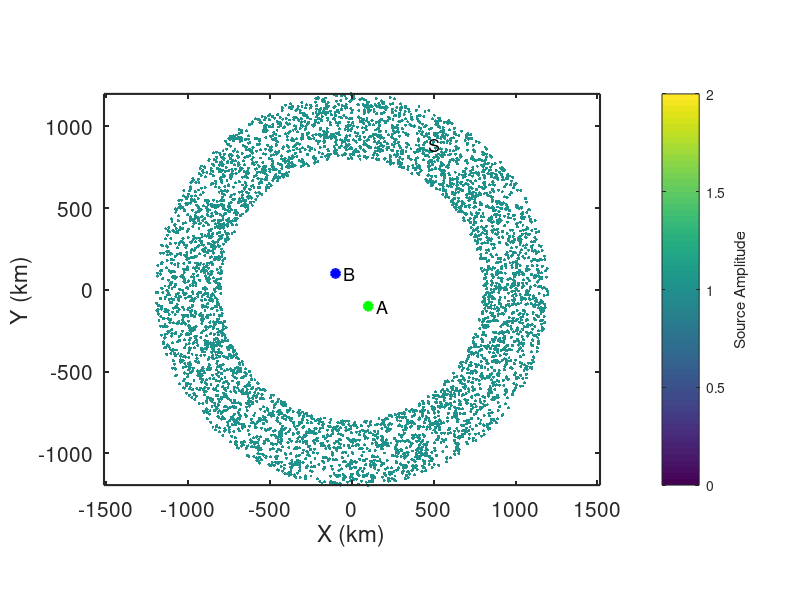

Write the MATLAB code that produced this figure. (Note: this script raises an error after producing the figure.)
% Simulate ambient noise within a homogeneous, isotropic, acoustic half-space 
% for random sources that form a finite-width donut.
%
% jbrussell - 7/2023

clear; close all;

addpath('../functions/');

dx = 10; % km
x = [-1000:dx:1000]; % km
y = [-1000:dx:1000]; % km
dt = 1; % sec
Ndays = 10;
t = [0:dt:60*60]; % [sec] daily time axis

% Location of virtual source (A)
x_Asrc = 100; % km
y_Asrc = -100; % km

% Location of receiver (B)
x_Brec = -100; % km
y_Brec = 100; % km

% Location of "source" ring (S)
N_sources = 5000; % Number of sources
N_excite = 1; % number of times to randomly excite each Source each hour
dr_S = 200; % [km] width of annulus, S
r_S = 1000 + (dr_S*2*rand(N_sources,1)' - dr_S); %1000; % [km] radius of source ring
% dtheta = 0.1;
theta_S = 360*rand(N_sources,1)'; %[0:dtheta:360-dtheta];
% r_S(theta_S>90 & theta_S<180) = []; % remove sector of sources
% theta_S(theta_S>90 & theta_S<180) = []; % remove sector of sources
x_S = r_S.*sind(theta_S);
y_S = r_S.*cosd(theta_S);
amp_S = ones(size(x_S)); % amplitude of sources

% Medium properties
vel = 3.5; % [km/s] velocity of medium

% Define source type
source_type = 'ricker'; % 'ricker' | 'microseism' | 'lossy_membrane'
% RICKER (impulsive source)
f_cent = 1/8; % 1/100; % [1/s] dominant frequency of Ricker wavelet
% MICROSEISM (continuous source)
fmin = 1/10; % minimum frequency to sum over
fmax = 1/3; % maximum frequency to sum over
% LOSSY MEMBRANE (attenuating membrane)
fmin;
fmax;
alpha = 1e-3; % [1/km] attenuation coefficient


figure(98); clf;
box on; hold on;
plot(x_Asrc,y_Asrc,'og','linewidth',2,'MarkerFaceColor','g');
text(x_Asrc+50,y_Asrc,'A','fontsize',13);
plot(x_Brec,y_Brec,'ob','linewidth',2,'MarkerFaceColor','b');
text(x_Brec+50,y_Brec,'B','fontsize',13);
scatter(x_S,y_S,amp_S*5,amp_S,'o','filled');
text(x_S(1),y_S(1)+75,'S','fontsize',13);
axis square; axis equal;
set(gca,'fontsize',15,'linewidth',1.5,'layer','top');
xlabel('X (km)');
ylabel('Y (km)');
cb = colorbar;
ylabel(cb,'Source Amplitude');
colormap(viridis);

%% Generate wavefield at ring of sources S

% Build frequency and time axes
Nt = length(t);
Fs = 1./dt;
f = Fs*(0:(Nt/2))/Nt;
time = ([0:Nt-1]-floor(Nt/2))*dt;  % build lagtime vector for plotting
time = [time(time<0), time(time>=0)];

% Expected time between A and B
R_A_B = sqrt((x_Asrc-x_Brec).^2 + (y_Asrc-y_Brec).^2); % [km] distance from A to B
t_A_B = R_A_B ./ vel;

% Theoretical prediction of ccf from Goran's class notes
ccf_pre = real(1 ./ sqrt(t_A_B.^2 - time.^2));
A = 1;
J0_pre = besselj(0,2*pi*f*t_A_B) * A;

cohsum = zeros(size(t));
ccf_auto = zeros(size(t));
ihrs_total = 0;
ccf_all = {};
cohsum_all = {};
ccf_misfit = [];
for iday = 1:Ndays
    for ihr = 1 : (24/(max(t)/60/60))
        % Generate wavefields at A and B due to random noise at all Si
        Si_A = zeros(size(t));
        Si_B = zeros(size(t));
        for isrc = 1:length(x_S)
            R_Si_A = sqrt((x_Asrc-x_S(isrc)).^2 + (y_Asrc-y_S(isrc)).^2); % [km] distance from Si to A
            R_Si_B = sqrt((x_Brec-x_S(isrc)).^2 + (y_Brec-y_S(isrc)).^2); % [km] distance from Si to B

            % Loop through and generate sources, Si
            for ii = 1:N_excite
                if strcmp(source_type,'ricker')
                    % Ricker wavelet
                    % Generate random wavelet start times
                    tshift = max(t) .* rand(1,1);
                    Si_A = Si_A + amp_S(isrc) .* ricker_wavelet(t-tshift,R_Si_A(isrc),vel,f_cent);
                    Si_B = Si_B + amp_S(isrc) .* ricker_wavelet(t-tshift,R_Si_B(isrc),vel,f_cent);
                elseif strcmp(source_type,'microseism')
                    % Continuous microseism source
                    freq = f(f>=fmin & f<=fmax);
                    phi_rand = (2*pi)*rand(1,length(freq)); % random phase between [0,2*pi]
                    Si_A = Si_A + amp_S(isrc) .* microseism_source(t,R_Si_A(isrc),vel,freq,phi_rand);
                    Si_B = Si_B + amp_S(isrc) .* microseism_source(t,R_Si_B(isrc),vel,freq,phi_rand);
                elseif strcmp(source_type,'lossy_membrane')
                    % 2-D Lossy Membrane response of Magrini & Boschi (2021)
                    phi_rand = (2*pi)*rand(1,1); % random phase between [0,2*pi]
                    Si_A = Si_A + amp_S(isrc) .* lossy_membrane(t,f,R_Si_A(isrc),vel,alpha,phi_rand);
                    Si_B = Si_B + amp_S(isrc) .* lossy_membrane(t,f,R_Si_B(isrc),vel,alpha,phi_rand);
                else
                    error('Source type must be ''ricker'' | ''microseism'' | ''lossy_membrane''');
                end
            end
        end
        
        % Taper waveform
        Si_A = cos_taper(Si_A);
        Si_B = cos_taper(Si_B);

        % Calculate power spectra
        fftA = fft(Si_A);
        % fftA = spectrumwhiten_smooth(fftA,0.001);
%         P_A = abs(fftA/Nt);
%         P_A = P_A(1:Nt/2+1);
%         P_A(2:end-1) = 2*P_A(2:end-1);
        fftB = fft(Si_B);
        % fftB = spectrumwhiten_smooth(fftB,0.001);
%         P_B = abs(fftB/Nt);
%         P_B = P_B(1:Nt/2+1);
%         P_B(2:end-1) = 2*P_B(2:end-1);

        % Calculate cross-correlation (A --> B Causal; B --> A Acausal)
        cohsum = cohsum + fftB.*conj(fftA) ./ abs(fftB) ./ abs(fftA);
        ccf = real(ifft(cohsum,Nt)); % inverse FFT to get time domain
        ccf = fftshift(ccf); % rearrange values as [-lag lag]
        ccf = detrend(ccf);
        ccf = cos_taper(ccf);
        
        % Auto-correlation
%         ccf_auto = ccf_auto + xcorr(Si_A,Si_A,floor(length(t)/2));
        
        ihrs_total = ihrs_total + 1;
        ccf_all{ihrs_total} = ccf;
        cohsum_all{ihrs_total} = cohsum;
        ccf_misfit(ihrs_total) = sum((ccf_all{ihrs_total} ./ max(ccf_all{ihrs_total}) - ccf_pre ./ max(ccf_pre)).^2) / length(ccf_pre);
        
        if 1 && mod(ihrs_total,12)==0
            figure(99); clf;
            set(gcf,'position',[2         206        1730         814]);
            
            subplot(2,2,1); box on; hold on;
            plot(x_Asrc,y_Asrc,'og','linewidth',2,'MarkerFaceColor','g');
            text(x_Asrc+50,y_Asrc,'A','fontsize',13);
            plot(x_Brec,y_Brec,'ob','linewidth',2,'MarkerFaceColor','b');
            text(x_Brec+50,y_Brec,'B','fontsize',13);
            scatter(x_S,y_S,amp_S*5,amp_S,'o','filled');
            text(x_S(1),y_S(1)+75,'S','fontsize',13);
            axis square;
            set(gca,'fontsize',15,'linewidth',1.5,'layer','top');
            xlabel('X (km)');
            ylabel('Y (km)');
            cb = colorbar;
            ylabel(cb,'Source Amplitude');
            colormap(viridis);
            
            subplot(2,2,3); box on; hold on;
            plot([1:ihrs_total],ccf_misfit,'-b','linewidth',2);
            plot(ihrs_total,ccf_misfit(ihrs_total),'ok','linewidth',1,'markersize',12,'MarkerFaceColor','b');
            set(gca,'fontsize',15,'linewidth',1.5);
            xlabel('Data length (hr)');
            ylabel('Misfit');

            subplot(2,2,2); box on; hold on;
%             ccf_pre_conv = conv(ccf_pre,ccf_auto,'same');
            plot(time,ccf_all{ihrs_total} ./ max(ccf_all{ihrs_total}),'-k','linewidth',2);
            plot(time,ccf_pre ./ max(ccf_pre),'-r','linewidth',1);
%             plot(time,ccf_pre_conv ./ max(ccf_pre_conv),'--g','linewidth',1);
            set(gca,'fontsize',15,'linewidth',1.5)
            xlim([-200 200]);
            title([num2str(ihrs_total),' hrs']);
            xlabel('Lag Time (s)');
            ylabel('CCF_{A,B}');

            P_ccf = abs(cohsum_all{ihrs_total}/Nt);
            P_ccf = P_ccf(1:Nt/2+1);
            P_ccf(2:end-1) = 2*P_ccf(2:end-1);

%             subplot(2,1,2); box on; hold on;
%             plot(1./f,P_ccf,'-b');
%             plot(1./f,smooth(P_ccf,20),'-k','linewidth',2);
%             plot(1./f_cent*[1 1],[min(P_ccf) max(P_ccf)],'--r','linewidth',1.5);
%             % xlim([0 500]);
%             set(gca,'fontsize',15,'linewidth',1.5,'xscale','log','yscale','log')
%             xlabel('Period (s)');

            subplot(2,2,4); box on; hold on;
            J0 = real(cohsum_all{ihrs_total}(1:Nt/2+1));
            plot(f,J0 ./ rms(J0),'-b');
            plot(f,smooth(J0,10) ./ rms(J0),'-k','linewidth',2);
            plot(f,J0_pre ./ rms(J0_pre),'-r','linewidth',1);
            plot(f_cent*[1 1],[0 1],'--r','linewidth',1.5);
            % xlim([0 500]);
            set(gca,'fontsize',15,'linewidth',1.5,'xscale','linear','yscale','linear')
            xlabel('Freq (Hz)');
            ylabel('J_0');
            xlim([0 max(f)]);

            drawnow;
        end
    end
end

%%
clear OUTmovie

is_movieout = 1;

if is_movieout
        
    OUTmovie(length(1:1:ihrs_total)) = struct('cdata',[],'colormap',[]);
    OUTit = 0;
    misfit = [];
    for ii = 1:1:ihrs_total
    
        figure(3); clf;
        set(gcf,'position',[2         206        1730         814],'color','w');
        
        subplot(2,2,1); box on; hold on;
        plot(x_Asrc,y_Asrc,'og','linewidth',2,'MarkerFaceColor','g');
        text(x_Asrc+50,y_Asrc,'A','fontsize',13);
        plot(x_Brec,y_Brec,'ob','linewidth',2,'MarkerFaceColor','b');
        text(x_Brec+50,y_Brec,'B','fontsize',13);
        scatter(x_S,y_S,amp_S*5,amp_S,'o','filled');
        text(x_S(1),y_S(1)+75,'S','fontsize',13);
        axis square; axis equal;
        set(gca,'fontsize',15,'linewidth',1.5,'layer','top');
        xlabel('X (km)');
        ylabel('Y (km)');
        cb = colorbar;
        ylabel(cb,'Source Amplitude');
        colormap(viridis);
        
        subplot(2,2,3); box on; hold on;
        plot([1:ii],ccf_misfit(1:ii),'-b','linewidth',2);
        plot(ii,ccf_misfit(ii),'ok','linewidth',1,'markersize',12,'MarkerFaceColor','b');
        set(gca,'fontsize',15,'linewidth',1.5);
        xlim([0 length(ccf_misfit)]);
        ylim([0 max(ccf_misfit)]);
        xlabel('Data length (hr)');
        ylabel('Misfit');
        
        subplot(2,2,2); box on; hold on;
%         ccf_pre_conv = conv(ccf_pre,ccf_auto,'same');
        plot(time,ccf_all{ii} ./ max(ccf_all{ii}),'-k','linewidth',2);
        plot(time,ccf_pre ./ max(ccf_pre),'-r','linewidth',1);
%         plot(time,ccf_pre_conv ./ max(ccf_pre_conv),'--g','linewidth',1);
        set(gca,'fontsize',15,'linewidth',1.5)
        xlim([-200 200]);
        ylim([-0.3 1.1]);
        title([num2str(ii),' hrs']);
        xlabel('Lag Time (s)');
        ylabel('CCF_{A,B}');

        P_ccf = abs(cohsum_all{ii}/Nt);
        P_ccf = P_ccf(1:Nt/2+1);
        P_ccf(2:end-1) = 2*P_ccf(2:end-1);

%         subplot(2,1,2); box on; hold on;
%         plot(1./f,P_ccf,'-b');
%         plot(1./f,smooth(P_ccf,20),'-k','linewidth',2);
%         plot(1./f_cent*[1 1],[min(P_ccf) max(P_ccf)],'--r','linewidth',1.5);
%         % xlim([0 500]);
%         set(gca,'fontsize',15,'linewidth',1.5,'xscale','log','yscale','log')
%         xlabel('Period (s)');
        
        subplot(2,2,4); box on; hold on;
        J0 = real(cohsum_all{ii}(1:Nt/2+1));
        plot(f,J0 ./ rms(J0),'-b');
        plot(f,smooth(J0,10) ./ rms(J0),'-k','linewidth',2);
        plot(f,J0_pre ./ rms(J0_pre),'-r','linewidth',1);
        plot(f_cent*[1 1],[0 1],'--r','linewidth',1.5);
        % xlim([0 500]);
        set(gca,'fontsize',15,'linewidth',1.5,'xscale','linear','yscale','linear')
        xlabel('Freq (Hz)');
        ylabel('J_0');
        xlim([0 max(f)]);

        drawnow;

        OUTit = OUTit + 1;
        rect = get(gcf,'Position'); rect(1:2) = [0 0]; 
        OUTmovie(OUTit) = getframe(gcf,rect);
    end
    
%     vid = VideoWriter(['noise_ccf_build_Sdonut','.avi']);
    vid = VideoWriter(['noise_ccf_build_Sdonut'],'MPEG-4');
    vid.FrameRate = 10;
    open(vid);
    OUTmovie(1) = [];
    writeVideo(vid,OUTmovie);
    close(vid);
end
